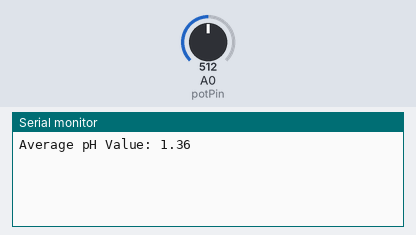
Recording of a sketch running on a simulated Arduino Uno, built with avr-gcc and run on an emulated ATmega328P. Parts: the last lines printed to the serial monitor. Inputs (shaded band) come from the test bench; at power-on: A0 (potPin) = 512.

Above: at 2.2 s.
2.3 s: A0 (potPin) set to 716
At 2.3 s:
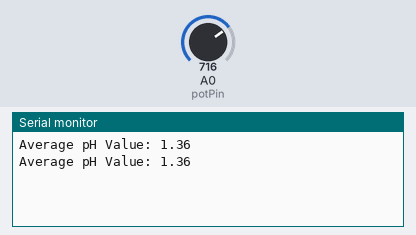
3.8 s: A0 (potPin) set to 900
At 5.3 s:
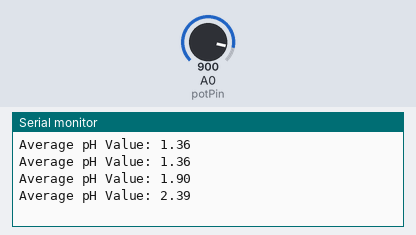
Timing chart, 0 to 6.8 s (numbered marks = the images above; inputs shaded):
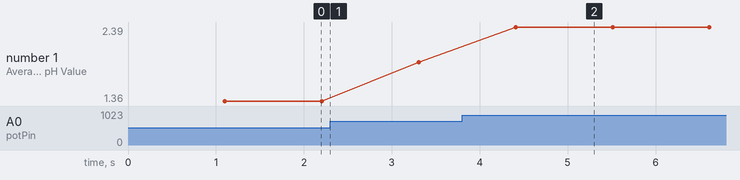

Measured:
- after the input at 3.8 s, the serial monitor: prints a new line after 0.61 s (image 2)
- plotted number 1: 1.36 → 1.9 after the input at 2.3 s, 1.9 → 2.39 after the input at 3.8 s

The sketch:

ph.ino
```cpp
const int potPin = A0;
const int numReadings = 10; // Number of readings to average
float pH;
float sum = 0;

void setup()
{
    Serial.begin(115200);
    pinMode(potPin, INPUT);
    delay(1000);
}

void loop()
{
    sum = 0;
    for (int i = 0; i < numReadings; i++)
    {
        int value = analogRead(potPin);
        float voltage = value * (3.3 / 4095.0);
        pH = 3.3 * voltage;
        sum += pH;
        delay(10);
    }
    float averagepH = sum / numReadings;

    Serial.print("Average pH Value: ");
    Serial.println(averagepH);

    delay(1000);
}
```
